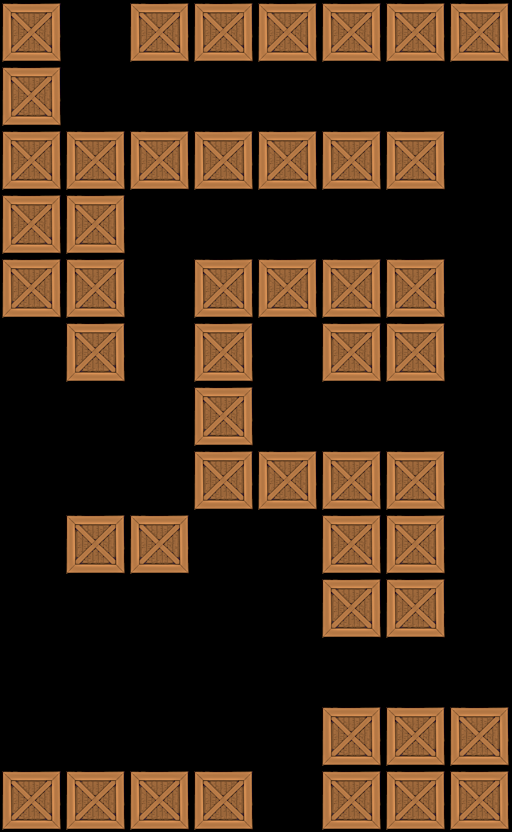

The image is a tile-based game level rendered from a .tmx file. Its description and source (layers, tilesets, objects; grid data summarised) follow:
An orthogonal 8x13 tile map with 64x64 px tiles, 1 tile layer (Tile Layer 1).

<map version="1.0" orientation="orthogonal" width="8" height="13" tilewidth="64" tileheight="64">
 <tileset firstgid="1" name="crate" tilewidth="64" tileheight="64">
  <image source="../../crate4.png" width="64" height="64" />
 </tileset>
 <layer name="Tile Layer 1" width="8" height="13">
  <data>[104 cells, 48 non-empty, 1 distinct tile ids]</data>
 </layer>
</map>
